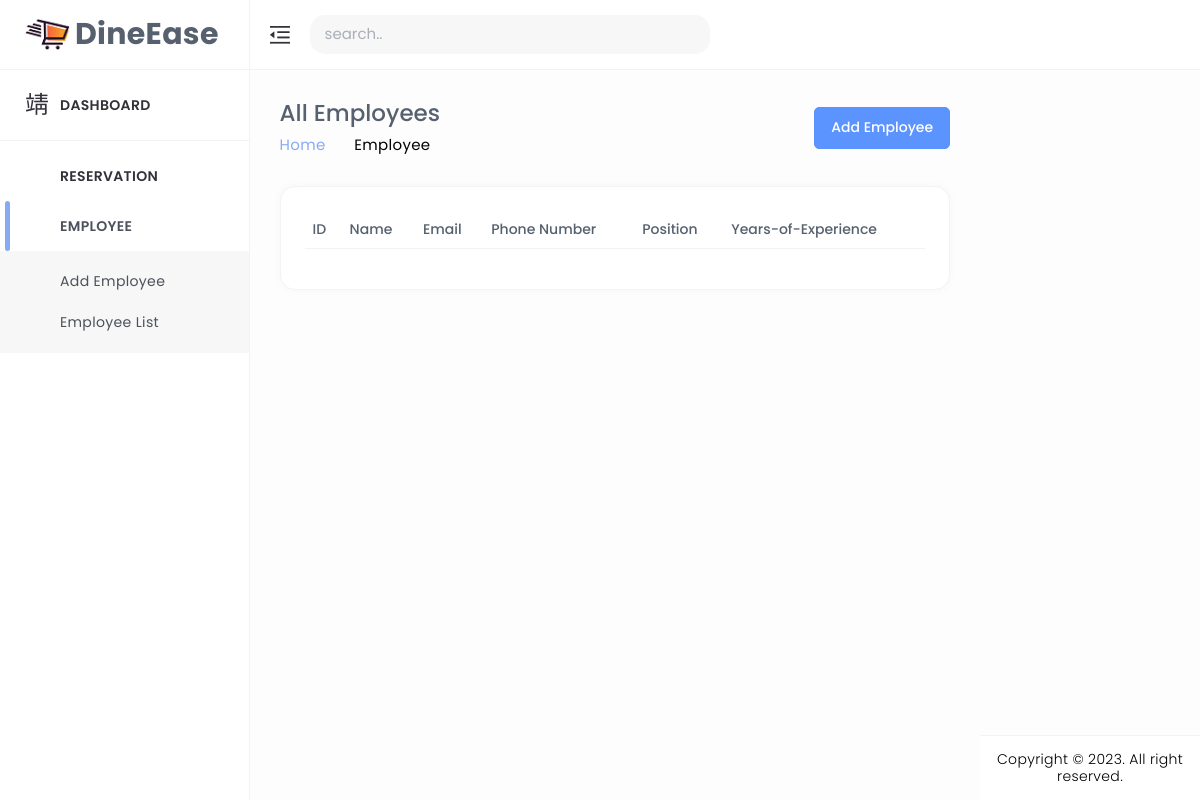
The app's page /emp_list/, older data.
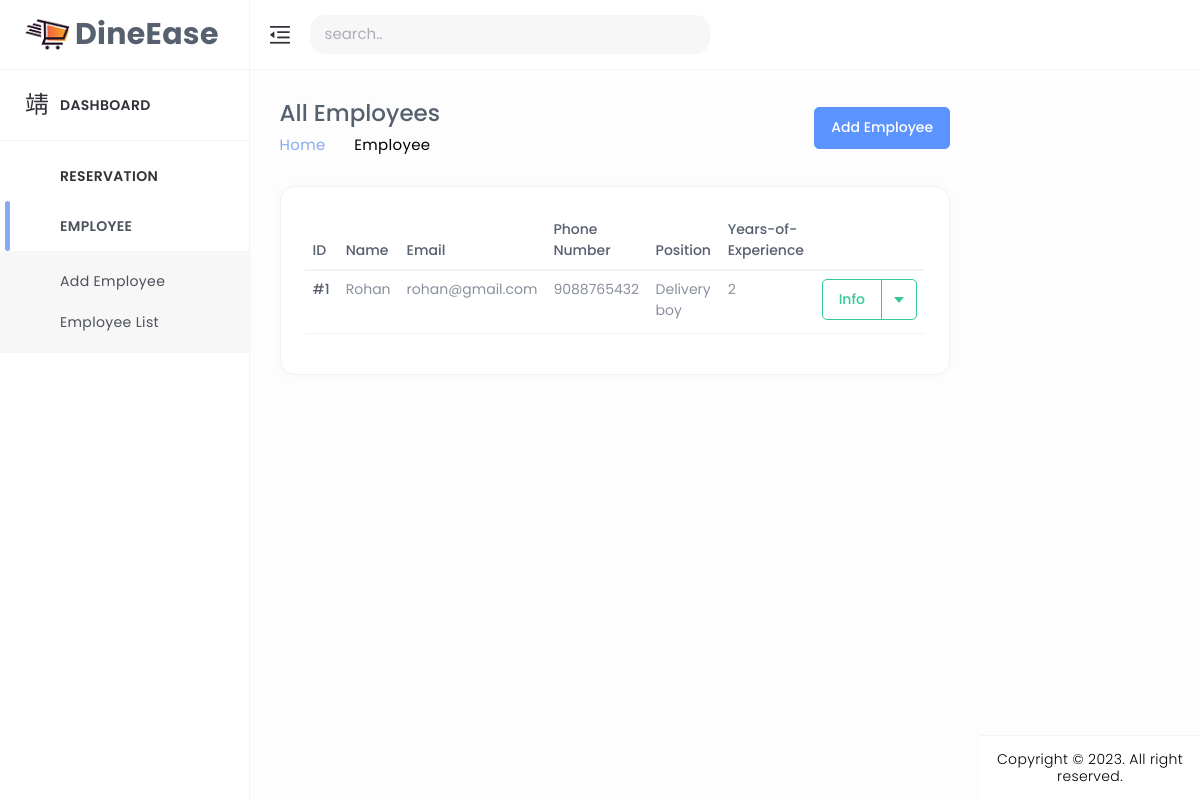
The same page, newer data.
### home/models.py (models this page shows, shortened)
class Employee(models.Model):
    position = models.CharField(max_length=100)  # Field for the employee's position
    years_of_experience = models.PositiveIntegerField()  # Field for years of experience
    user=models.OneToOneField(CustomUser,on_delete=models.CASCADE)

class CustomUser(AbstractUser):
    CUSTOMER = 1
    EMPLOYEE = 2
    ROLE_CHOICE = (
        (CUSTOMER, 'CUSTOMER'),
        (EMPLOYEE, 'EMPLOYEE'),
    )
    username=None
    first_name = None
    last_name = None
    USERNAME_FIELD = 'email'
    name = models.CharField(max_length=50)
    email = models.EmailField(max_length=100, unique=True)
    phone = models.CharField(max_length=12, blank=True)
    password = models.CharField(max_length=128)
    role = models.IntegerField(choices=ROLE_CHOICE, blank=True, null=True,default='1')
    is_admin = models.BooleanField(default=False)
    is_staff = models.BooleanField(default=False)
    is_active = models.BooleanField(default=True)
    is_superadmin = models.BooleanField(default=False)
    REQUIRED_FIELDS = ['name', 'phone']
    objects = UserManager()

### home/views.py (the view)
# urls.py: path('emp_list/',emp_list, name='emp_list'),
def emp_list(request):
    emp_lists = Employee.objects.all()  # Retrieve all menu items from the database
    return render(request,'admin_dashboard/emp-list.html',{'emp_lists':emp_lists})

### templates/admin_dashboard/emp-list.html (shortened to what the changed rows need)
{% load static %}
<!DOCTYPE html>
<html lang="en" dir="ltr">
<head>
	<link href="../../../../cdn.jsdelivr.net/npm/%40mdi/font%404.4.95/css/materialdesignicons.min.html" rel="stylesheet" />
	<link href="{% static 'assets/css/materialdesignicons.min.css' %}" rel="stylesheet" />
	<link href="{% static 'assets/plugins/simplebar/simplebar.css' %}" rel="stylesheet" />
	<link href="{% static 'assets/plugins/data-tables/datatables.bootstrap5.min.css' %}" rel='stylesheet'>
	<link href="{% static 'assets/plugins/data-tables/responsive.datatables.min.css' %}" rel='stylesheet'>
	<link id="{% static 'style.css' %}" rel="stylesheet" href="{% static 'assets/css/style.css' %}" />
</head>
<body id="body">
	<div class="wrapper">
		<div class="ec-page-wrapper">
			<div class="ec-content-wrapper">
				<div class="content">
					<div class="breadcrumb-wrapper d-flex align-items-center justify-content-between">
						<div>
							<h1>All Employees</h1>
						</div>
					</div>
					<div class="row">
						<div class="col-12">
							<div class="card card-default">
								<div class="card-body">
									<div class="table-responsive">
										<table id="responsive-data-table" class="table" style="width:100%">
											<thead>
												<tr>
													<th>ID</th>
													<th>Name</th>
													<th>Email</th>
													<th>Phone Number</th>
													<th>Position</th>
													<th>Years-of-Experience</th>
												</tr>
											</thead>
											<tbody>
												{% for list_emp in emp_lists %}
												<tr>
													<td>#{{list_emp.id }}</td>
													<td>{{ list_emp.user.name }}</td>
													<td>{{ list_emp.user.email }}</td>
													<td>{{ list_emp.user.phone }}</td>
													<td>{{ list_emp.position }}</td>
													<td>{{ list_emp.years_of_experience }}</td>
													<td>
														<div class="btn-group mb-1">
															<button type="button" class="btn btn-outline-success">Info</button>
															<button type="button" class="btn btn-outline-success dropdown-toggle dropdown-toggle-split"
																data-bs-toggle="dropdown" aria-haspopup="true" aria-expanded="false" data-display="static">
															</button>
														</div>
													</td>
												</tr>
												{% endfor %}
											</tbody>
										</table>
									</div>
									</div>
								</div>
							</div>
						</div>
					</div>
				</div>
			</div>
		</div>
</body>
</html>

Row changes from the older to the newer data that the page shows:
added Employee: id "1", user.name "Rohan", user.email "rohan@gmail.com", user.phone "9088765432", position "Delivery boy", years_of_experience "2"
